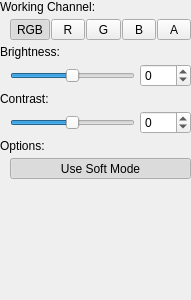
<?xml version="1.0" encoding="UTF-8"?>
<ui version="4.0">
 <class>FilterWidget</class>
 <widget class="QWidget" name="FilterWidget">
  <property name="geometry">
   <rect>
    <x>0</x>
    <y>0</y>
    <width>191</width>
    <height>300</height>
   </rect>
  </property>
  <property name="windowTitle">
   <string>Form</string>
  </property>
  <layout class="QVBoxLayout" name="verticalLayout" stretch="0,1">
   <property name="spacing">
    <number>0</number>
   </property>
   <property name="leftMargin">
    <number>0</number>
   </property>
   <property name="topMargin">
    <number>0</number>
   </property>
   <property name="rightMargin">
    <number>0</number>
   </property>
   <property name="bottomMargin">
    <number>0</number>
   </property>
   <item>
    <layout class="QVBoxLayout" name="verticalLayout_6">
     <property name="spacing">
      <number>5</number>
     </property>
     <item>
      <widget class="QLabel" name="label_2">
       <property name="text">
        <string>Working Channel:</string>
       </property>
      </widget>
     </item>
     <item>
      <layout class="QHBoxLayout" name="horizontalLayout_3">
       <property name="spacing">
        <number>1</number>
       </property>
       <property name="leftMargin">
        <number>10</number>
       </property>
       <item>
        <widget class="QToolButton" name="mButtonWorkingChannelRGB">
         <property name="sizePolicy">
          <sizepolicy hsizetype="Preferred" vsizetype="Preferred">
           <horstretch>0</horstretch>
           <verstretch>0</verstretch>
          </sizepolicy>
         </property>
         <property name="text">
          <string>RGB</string>
         </property>
         <property name="checkable">
          <bool>true</bool>
         </property>
         <property name="checked">
          <bool>true</bool>
         </property>
         <property name="autoExclusive">
          <bool>true</bool>
         </property>
         <property name="class" stdset="0">
          <string>cFlatOptionButton</string>
         </property>
         <attribute name="buttonGroup">
          <string notr="true">buttonGroup</string>
         </attribute>
        </widget>
       </item>
       <item>
        <widget class="QToolButton" name="mButtonWorkingChannelRed">
         <property name="sizePolicy">
          <sizepolicy hsizetype="Preferred" vsizetype="Preferred">
           <horstretch>0</horstretch>
           <verstretch>0</verstretch>
          </sizepolicy>
         </property>
         <property name="text">
          <string>R</string>
         </property>
         <property name="checkable">
          <bool>true</bool>
         </property>
         <property name="autoExclusive">
          <bool>true</bool>
         </property>
         <property name="class" stdset="0">
          <string>cFlatOptionButton</string>
         </property>
         <attribute name="buttonGroup">
          <string notr="true">buttonGroup</string>
         </attribute>
        </widget>
       </item>
       <item>
        <widget class="QToolButton" name="mButtonWorkingChannelGreen">
         <property name="sizePolicy">
          <sizepolicy hsizetype="Preferred" vsizetype="Preferred">
           <horstretch>0</horstretch>
           <verstretch>0</verstretch>
          </sizepolicy>
         </property>
         <property name="text">
          <string>G</string>
         </property>
         <property name="checkable">
          <bool>true</bool>
         </property>
         <property name="autoExclusive">
          <bool>true</bool>
         </property>
         <property name="class" stdset="0">
          <string>cFlatOptionButton</string>
         </property>
         <attribute name="buttonGroup">
          <string notr="true">buttonGroup</string>
         </attribute>
        </widget>
       </item>
       <item>
        <widget class="QToolButton" name="mButtonWorkingChannelBlue">
         <property name="sizePolicy">
          <sizepolicy hsizetype="Preferred" vsizetype="Preferred">
           <horstretch>0</horstretch>
           <verstretch>0</verstretch>
          </sizepolicy>
         </property>
         <property name="text">
          <string>B</string>
         </property>
         <property name="checkable">
          <bool>true</bool>
         </property>
         <property name="autoExclusive">
          <bool>true</bool>
         </property>
         <property name="class" stdset="0">
          <string>cFlatOptionButton</string>
         </property>
         <attribute name="buttonGroup">
          <string notr="true">buttonGroup</string>
         </attribute>
        </widget>
       </item>
       <item>
        <widget class="QToolButton" name="mButtonWorkingChannelAlpha">
         <property name="sizePolicy">
          <sizepolicy hsizetype="Preferred" vsizetype="Preferred">
           <horstretch>0</horstretch>
           <verstretch>0</verstretch>
          </sizepolicy>
         </property>
         <property name="text">
          <string>A</string>
         </property>
         <property name="checkable">
          <bool>true</bool>
         </property>
         <property name="autoExclusive">
          <bool>true</bool>
         </property>
         <property name="class" stdset="0">
          <string>cFlatOptionButton</string>
         </property>
         <attribute name="buttonGroup">
          <string notr="true">buttonGroup</string>
         </attribute>
        </widget>
       </item>
      </layout>
     </item>
     <item>
      <widget class="QLabel" name="label_4">
       <property name="text">
        <string>Brightness:</string>
       </property>
      </widget>
     </item>
     <item>
      <layout class="QHBoxLayout" name="horizontalLayout_5">
       <property name="spacing">
        <number>5</number>
       </property>
       <property name="leftMargin">
        <number>10</number>
       </property>
       <item>
        <widget class="QSlider" name="mSliderBrightness">
         <property name="minimum">
          <number>-100</number>
         </property>
         <property name="maximum">
          <number>100</number>
         </property>
         <property name="orientation">
          <enum>Qt::Horizontal</enum>
         </property>
        </widget>
       </item>
       <item>
        <widget class="QSpinBox" name="mSpinBrightness">
         <property name="minimum">
          <number>-100</number>
         </property>
         <property name="maximum">
          <number>100</number>
         </property>
        </widget>
       </item>
      </layout>
     </item>
     <item>
      <widget class="QLabel" name="label_3">
       <property name="text">
        <string>Contrast:</string>
       </property>
      </widget>
     </item>
     <item>
      <layout class="QHBoxLayout" name="horizontalLayout_6">
       <property name="spacing">
        <number>5</number>
       </property>
       <property name="leftMargin">
        <number>10</number>
       </property>
       <item>
        <widget class="QSlider" name="mSliderContrast">
         <property name="minimum">
          <number>-100</number>
         </property>
         <property name="maximum">
          <number>100</number>
         </property>
         <property name="orientation">
          <enum>Qt::Horizontal</enum>
         </property>
        </widget>
       </item>
       <item>
        <widget class="QSpinBox" name="mSpinContrast">
         <property name="minimum">
          <number>-100</number>
         </property>
         <property name="maximum">
          <number>100</number>
         </property>
        </widget>
       </item>
      </layout>
     </item>
     <item>
      <widget class="QLabel" name="label">
       <property name="text">
        <string>Options:</string>
       </property>
      </widget>
     </item>
     <item>
      <layout class="QHBoxLayout" name="horizontalLayout_4">
       <property name="spacing">
        <number>1</number>
       </property>
       <property name="leftMargin">
        <number>10</number>
       </property>
       <item>
        <widget class="QToolButton" name="mButtonOptionsUseSoftMode">
         <property name="sizePolicy">
          <sizepolicy hsizetype="Preferred" vsizetype="Preferred">
           <horstretch>0</horstretch>
           <verstretch>0</verstretch>
          </sizepolicy>
         </property>
         <property name="text">
          <string>Use Soft Mode</string>
         </property>
         <property name="checkable">
          <bool>true</bool>
         </property>
         <property name="checked">
          <bool>true</bool>
         </property>
         <property name="class" stdset="0">
          <string>cFlatOptionButton</string>
         </property>
        </widget>
       </item>
      </layout>
     </item>
    </layout>
   </item>
   <item>
    <spacer name="verticalSpacer">
     <property name="orientation">
      <enum>Qt::Vertical</enum>
     </property>
     <property name="sizeHint" stdset="0">
      <size>
       <width>0</width>
       <height>0</height>
      </size>
     </property>
    </spacer>
   </item>
  </layout>
 </widget>
 <resources/>
 <connections/>
 <buttongroups>
  <buttongroup name="buttonGroup"/>
 </buttongroups>
</ui>
